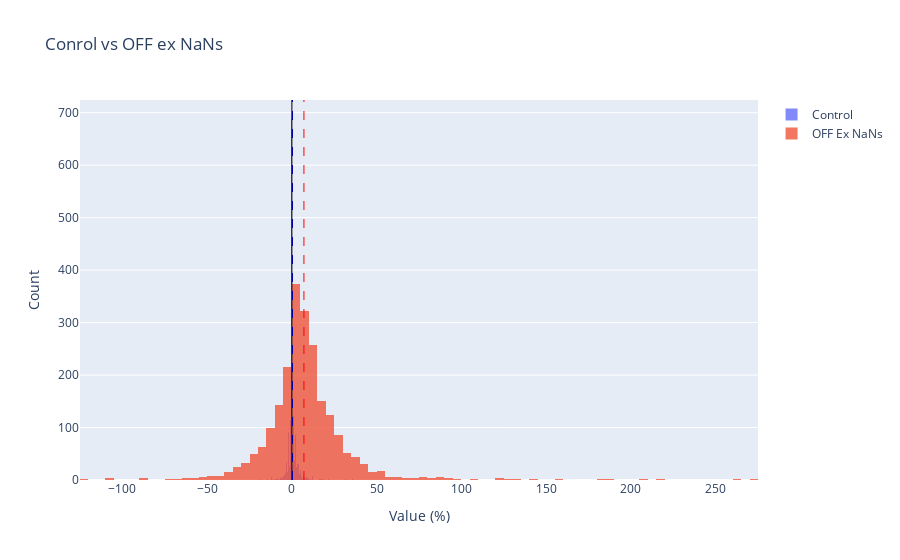

Notebook code for this chart:
### Code cell
"""
Control vs
Flagged OFF
"""

hist1 = go.Histogram(
    x= control,
    name='Control',
    opacity=0.80
)

hist2 = go.Histogram(
    x=PD_test_off,
    name='OFF Ex NaNs',
    opacity=0.80
)

fig = go.Figure()
fig.add_trace(hist1)
fig.add_trace(hist2)

fig.add_vline(x = mean_control, line_width = 1, line_dash = 'dash', line_color = 'blue')
fig.add_vline(x = mean_off, line_width = 1, line_dash = 'dash', line_color = 'red')
fig.add_vline(x = ZERO_LINE, line_width = 1, line_dash = 'solid', line_color = 'black')

fig.update_layout(
    barmode='overlay', # Use 'stack' if you want stacked histograms
    title='Conrol vs OFF ex NaNs',
    xaxis_title='Value (%)',
    yaxis_title='Count'
)

fig.show()

### Figure 1 — Plotly figure (JSON) as saved in the notebook; plotly's stock layout.template omitted (floating-point values rounded to 4 significant figures; data arrays with more than 128 entries replaced by an {"elided": "..."} marker saying what was removed)
{"data": [{"name": "Control", "opacity": 0.8, "type": "histogram", "x": {"elided": "1578 float values"}}, {"name": "OFF Ex NaNs", "opacity": 0.8, "type": "histogram", "x": {"elided": "2202 float values"}}], "layout": {"barmode": "overlay", "shapes": [{"line": {"color": "blue", "dash": "dash", "width": 1}, "type": "line", "x0": 0.3738, "x1": 0.3738, "xref": "x", "y0": 0, "y1": 1, "yref": "y domain"}, {"line": {"color": "red", "dash": "dash", "width": 1}, "type": "line", "x0": 7.111, "x1": 7.111, "xref": "x", "y0": 0, "y1": 1, "yref": "y domain"}, {"line": {"color": "black", "dash": "solid", "width": 1}, "type": "line", "x0": 0, "x1": 0, "xref": "x", "y0": 0, "y1": 1, "yref": "y domain"}], "title": {"text": "Conrol vs OFF ex NaNs"}, "xaxis": {"title": {"text": "Value (%)"}}, "yaxis": {"title": {"text": "Count"}}}}
